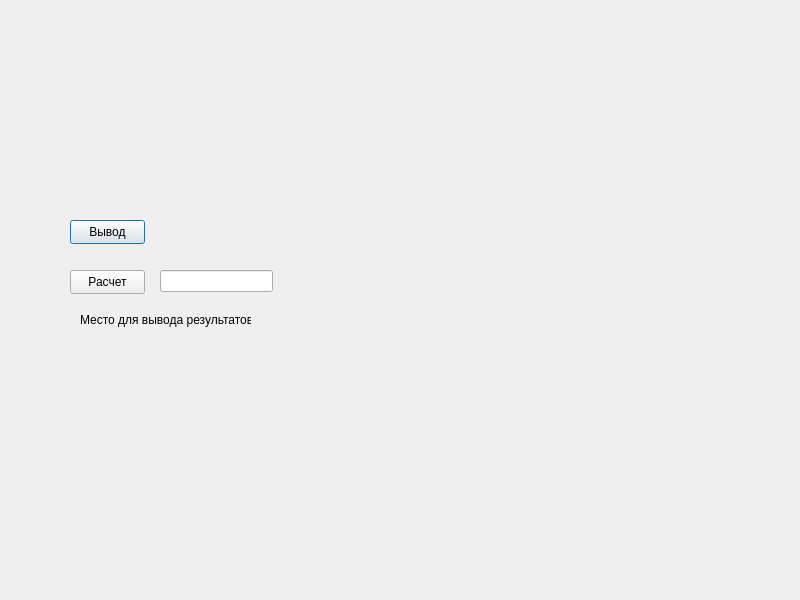
<?xml version="1.0" encoding="UTF-8"?>
<ui version="4.0">
 <class>MyDialog</class>
 <widget class="QDialog" name="MyDialog">
  <property name="geometry">
   <rect>
    <x>0</x>
    <y>0</y>
    <width>800</width>
    <height>600</height>
   </rect>
  </property>
  <property name="windowTitle">
   <string>Первая форма</string>
  </property>
  <widget class="QLabel" name="label">
   <property name="geometry">
    <rect>
     <x>180</x>
     <y>220</y>
     <width>121</width>
     <height>20</height>
    </rect>
   </property>
   <property name="text">
    <string/>
   </property>
  </widget>
  <widget class="QPushButton" name="pushButton">
   <property name="geometry">
    <rect>
     <x>70</x>
     <y>220</y>
     <width>75</width>
     <height>24</height>
    </rect>
   </property>
   <property name="text">
    <string>Вывод</string>
   </property>
  </widget>
  <widget class="QPushButton" name="pushButton_2">
   <property name="geometry">
    <rect>
     <x>70</x>
     <y>270</y>
     <width>75</width>
     <height>24</height>
    </rect>
   </property>
   <property name="text">
    <string>Расчет</string>
   </property>
  </widget>
  <widget class="QLineEdit" name="lineEdit">
   <property name="geometry">
    <rect>
     <x>160</x>
     <y>270</y>
     <width>113</width>
     <height>22</height>
    </rect>
   </property>
  </widget>
  <widget class="QLabel" name="label_2">
   <property name="geometry">
    <rect>
     <x>80</x>
     <y>310</y>
     <width>171</width>
     <height>20</height>
    </rect>
   </property>
   <property name="text">
    <string>Место для вывода результатов</string>
   </property>
  </widget>
 </widget>
 <resources/>
 <connections/>
</ui>
